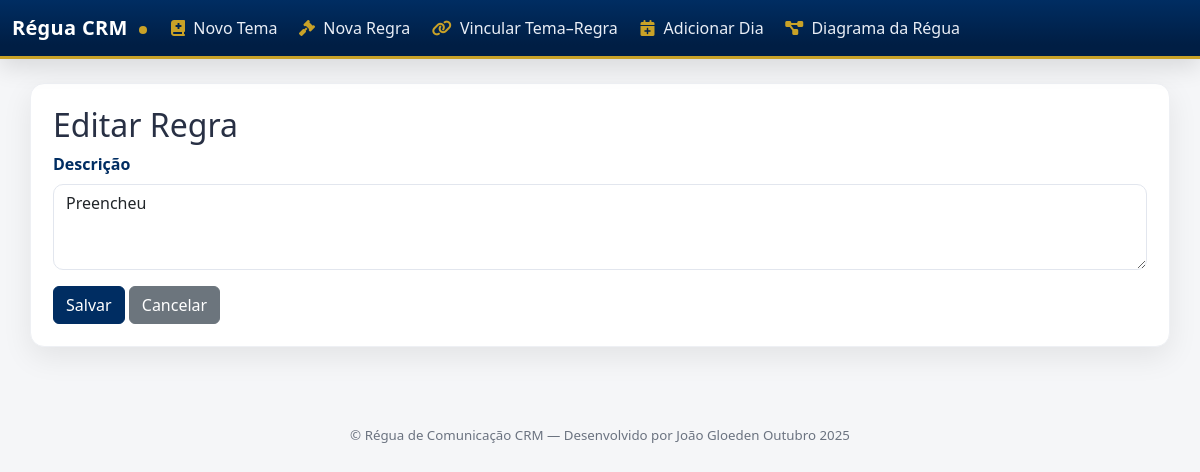
/regra/2/editar, run on an earlier commit of the app's database.
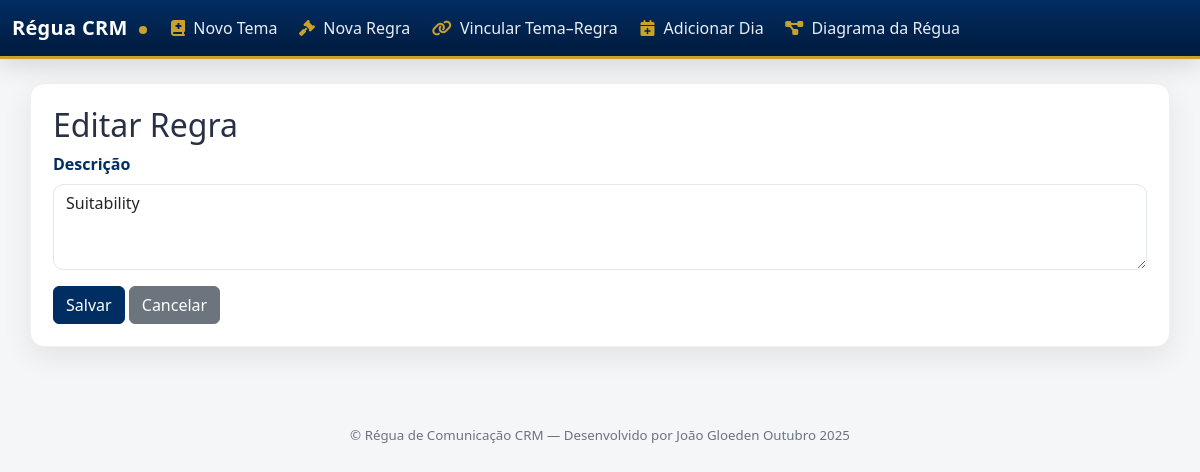
And on a later commit of the database.
### regua_app/models.py (models this page shows, shortened)
class Regra(db.Model):
    __tablename__ = 'regras'
    id = db.Column(db.Integer, primary_key=True)
    descricao = db.Column(db.Text, nullable=False)

### regua_app/routes.py (the view)
@bp.route('/regra/<int:regra_id>/editar', methods=['GET', 'POST'])
def editar_regra(regra_id):
    regra = Regra.query.get_or_404(regra_id)
    if request.method == 'POST':
        regra.descricao = request.form.get('descricao')
        db.session.commit()
        flash('Regra atualizada com sucesso!')
        return redirect(url_for('routes.home'))
    return render_template('regra_form.html', regra=regra)

### regua_app/__init__.py (called while the page is built)
def create_app():
    app = Flask(__name__)
    app.config['SECRET_KEY'] = 'dev'
    app.config['SQLALCHEMY_DATABASE_URI'] = 'sqlite:///regua_comunicacao.db'
    app.config['SQLALCHEMY_TRACK_MODIFICATIONS'] = False
    db.init_app(app)
    @app.before_request
    def before_request():
        from sqlalchemy import text
        db.session.execute(text('PRAGMA foreign_keys = ON'))
    from . import models  # noqa: F401
    from .routes import bp as routes_bp  # noqa: F401
    app.register_blueprint(routes_bp)
    with app.app_context():
        db.create_all()
    return app

### regua_app/templates/regra_form.html
{% extends 'base.html' %}
{% block content %}
<h2>{% if regra %}Editar Regra{% else %}Nova Regra{% endif %}</h2>
<form method="post">
  <div class="mb-3">
    <label for="descricao" class="form-label">Descrição</label>
    <textarea
      id="descricao"
      name="descricao"
      class="form-control"
      rows="3"
      required
    >{{ regra.descricao if regra else '' }}</textarea>
  </div>
  <button type="submit" class="btn btn-primary">Salvar</button>
  <a href="{{ url_for('routes.home') }}" class="btn btn-secondary">Cancelar</a>
</form>
{% endblock %}

### regua_app/templates/base.html (shortened to what this page needs)
<!doctype html>
<html lang="pt-br">
  <head>
    <link
      href="https://cdn.jsdelivr.net/npm/bootstrap@5.3.2/dist/css/bootstrap.min.css"
      rel="stylesheet"
    />
    <link
      href="https://cdnjs.cloudflare.com/ajax/libs/font-awesome/6.4.0/css/all.min.css"
      rel="stylesheet"
    />
  </head>
  <body>
    <nav class="navbar navbar-expand-lg navbar-safra py-2">
      <div class="container-fluid">
        <a class="navbar-brand" href="{{ url_for('routes.home') }}">
          Régua CRM <span class="brand-dot"></span>
        </a>
        <div class="collapse navbar-collapse" id="navbarNav">
          <ul class="navbar-nav me-auto">
            <li class="nav-item">
              <a class="nav-link" href="{{ url_for('routes.novo_tema') }}">
                <i class="fa-solid fa-book-medical me-1"></i> Novo Tema
              </a>
            </li>
            <li class="nav-item">
              <a class="nav-link" href="{{ url_for('routes.novo_regra') }}">
                <i class="fa-solid fa-gavel me-1"></i> Nova Regra
              </a>
            </li>
            <li class="nav-item">
              <a class="nav-link" href="{{ url_for('routes.novo_tema_regra') }}">
                <i class="fa-solid fa-link me-1"></i> Vincular Tema–Regra
              </a>
            </li>
            <li class="nav-item">
              <a class="nav-link" href="{{ url_for('routes.novo_dia') }}">
                <i class="fa-solid fa-calendar-plus me-1"></i> Adicionar Dia
              </a>
            </li>
            <li class="nav-item">
              <a class="nav-link" href="{{ url_for('routes.uml') }}">
                <i class="fa-solid fa-project-diagram me-1"></i> Diagrama da Régua
              </a>
            </li>
          </ul>
        </div>
      </div>
    </nav>
    <div class="container page-shell">
      <div class="content-card">
        {% block content %}{% endblock %}
      </div>
    </div>
    <footer class="text-center">
      <div class="container">
        <small>© Régua de Comunicação CRM — Desenvolvido por João Gloeden Outubro 2025</small>
      </div>
    </footer>
  </body>
</html>

### regua_app/templates/base.html (style rules this page uses)
:root { --safra-blue:#002d62; --safra-blue-2:#0b3870; --safra-gold:#c9a227; --safra-gold-2:#e0be3a; --bg-soft:#f5f6f8; --card-radius:14px; --ring:0 10px 30px rgba(0,0,0,.08); }
html,body { height:100%; }
body { background: var(--bg-soft); color:#283044; -webkit-font-smoothing: antialiased; -moz-osx-font-smoothing: grayscale; }
.navbar-safra { position:sticky; top:0; z-index:1030; background: linear-gradient(180deg, var(--safra-blue), #001e44 80%); border-bottom: 3px solid var(--safra-gold); box-shadow: 0 8px 24px rgba(0,0,0,.12); }
.navbar-safra .navbar-brand { color:#fff; letter-spacing:.3px; font-weight:700; }
.navbar-safra .navbar-brand .brand-dot { display:inline-block; width:8px; height:8px; border-radius:50%; background:var(--safra-gold); margin-left:6px; vertical-align:middle; }
.navbar-safra .nav-link { color:#e9eef6; font-weight:500; margin-right:.35rem; border-radius:10px; padding:.5rem .75rem; transition: all .2s ease; }
.navbar-safra .nav-link .fa-solid { color:var(--safra-gold); }
.page-shell { padding: 24px 0 48px; }
.content-card { background:#fff; border-radius: var(--card-radius); box-shadow: var(--ring); padding: 22px; border: 1px solid #eef0f4; }
.btn-primary { background: var(--safra-blue); border-color: var(--safra-blue); }
.form-label { font-weight:600; color: var(--safra-blue); }
.form-control, .form-select { border-radius:10px; border:1px solid #e2e6ee; }
footer { color:#6b7380; padding: 28px 0; font-size:.95rem; }

What changed in the data, as far as the page shows it:
changed Regra: descricao "Preencheu" → "Suitability"
